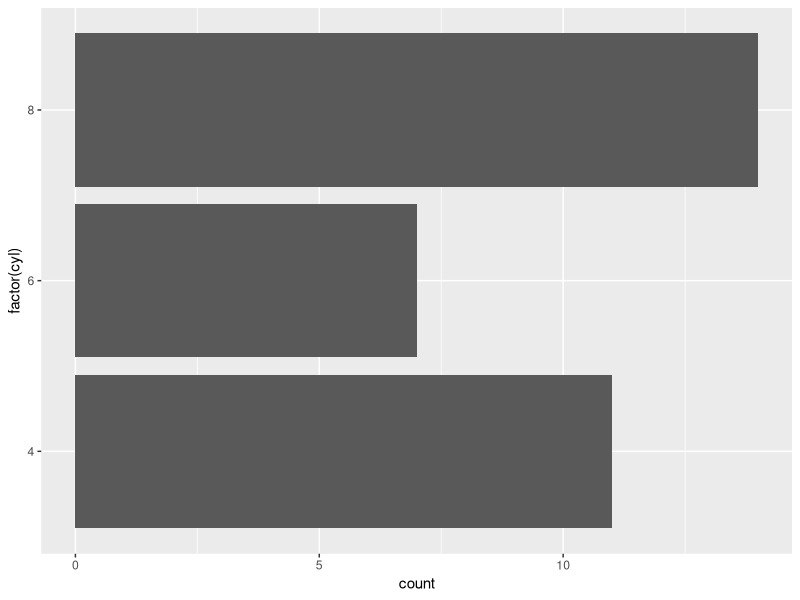

Here is the R script that generated this plot:
# EXPECTED_FORM: plot
# SETUP: library(ggplot2)
# NL: using mtcars, make a horizontal bar chart showing the count of cars for each cylinder count
library(ggplot2)
ggplot(mtcars, aes(x = factor(cyl))) + geom_bar() + coord_flip()
